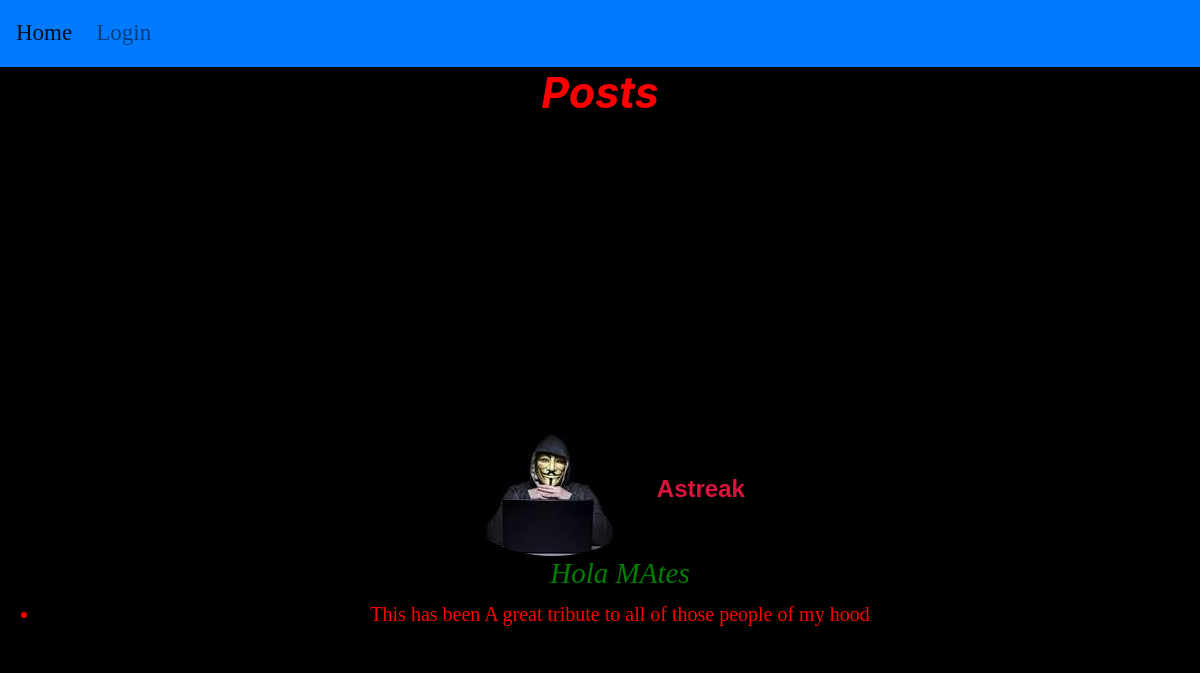
Screenshot of /blog/post/20/ with the database file from the repository.
### blog/models.py (models this page shows, shortened)
class Post(models.Model):
    title=models.CharField(max_length=400)
    content=models.TextField()
    author=models.ForeignKey(User,on_delete=models.CASCADE)

### users/models.py (models this page shows, shortened)
class Account(models.Model):
   user=models.OneToOneField(User,on_delete=models.CASCADE);
   image=models.ImageField(default="default.jpg",upload_to="profile_pics")

### blog/views.py (the view)
# urls.py: path('post/<int:pk>/',PostDetails.as_view(),name="post-view"),
class PostDetails(DetailView):
    model=Post #model we care about
    template_name="blog/details.html"
    context_object_name="posts" # for getting off the default list object dtype

### blog/templates/blog/details.html (shortened to what this page needs)
{% extends 'blog/layout.html' %} {% block content %}
<h1 class="JOJJ"> Posts </h1>
<div class="headeer">
    <div class="popp">
        <img class="rounded-circle " src={{object.author.account.image.url}}>
        <b>{{object.author}}</b>
    </div>
    <ul>
        <h3><span style="color:green"> {{object.title}}</h3>
        <li> {{object.content}}</li>
    </ul>
    <hr style="color:antiquewhite"><br>
</div>
{% endblock content %}

### blog/static/blog/style.css (style rules this page uses)
h1 { font-size: 43px; font-style: italic; font-weight: bolder; }
h3 { font-size: 29px; font-style: oblique; }
body { background-color: black; }
.popp { color: crimson; font-family: Impact, Haettenschweiler, 'Arial Narrow Bold', sans-serif; font-weight: 700; font-size: x-large; text-align: center; }
.JOJJ { color: red; text-align: center; }
.headeer { color: red; position: relative; top: 300px; text-align: center; font-family: Georgia, 'Times New Roman', Times, serif; font-size: 20px; }

### rows the page displays
Post: author.account.image (picture), author "Astreak", title "Hola MAtes", content "This has been A great tribute to all of those people of my hood"
